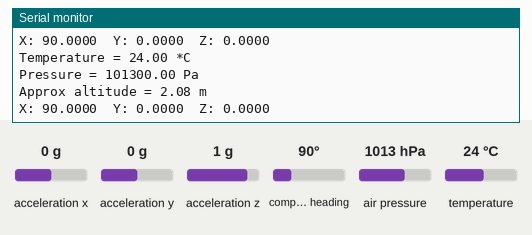
Simulated run of this sketch. Board: Arduino Uno, built with avr-gcc and run on an emulated ATmega328P. Shown: the last lines printed to the serial monitor. The inputs (shaded band) are chosen by the test bench; at power-on: acceleration x 0 g, acceleration y 0 g, acceleration z 1 g, compass heading 90°, air pressure 1013 hPa, temperature 24 °C.

Above: at 2.2 s.
2.3 s: acceleration x set to -1.4 g
At 3.6 s:
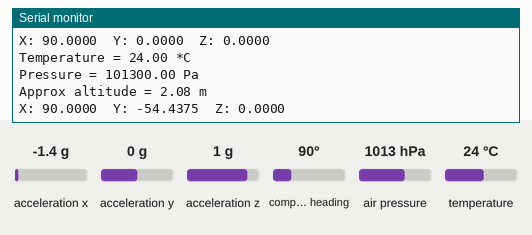
3.8 s: acceleration y set to -1.4 g
At 4.8 s:
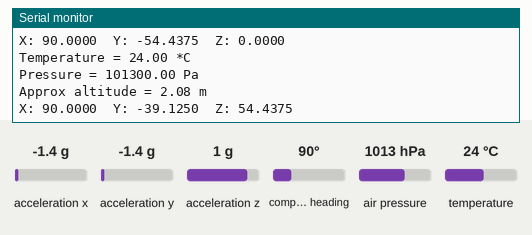
5.3 s: acceleration z set to -1.4 g
At 6.6 s:
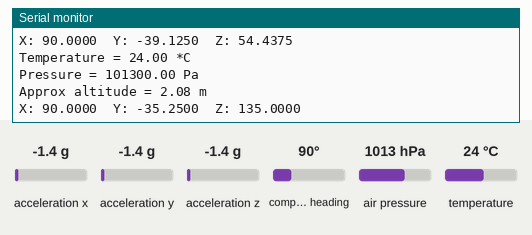
6.8 s: compass heading set to 7°
At 7.5 s:
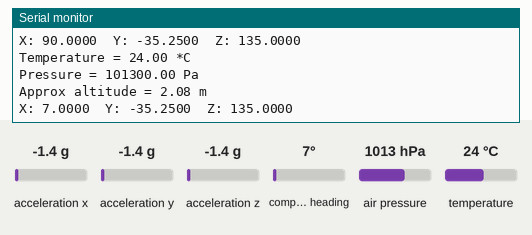
8.3 s: air pressure set to 952 hPa
At 9.7 s:
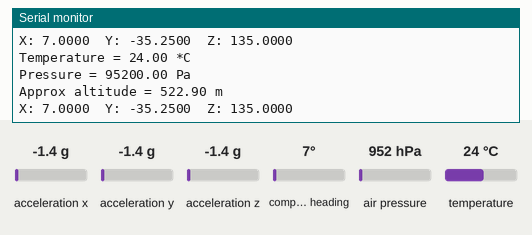
Timing chart, 0 to 10.8 s (numbered marks = the images above; inputs shaded):
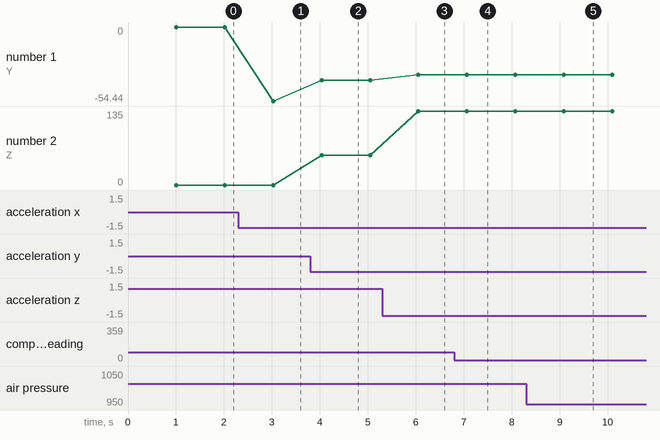

The sketch:

I2C_Example.ino
```cpp
#include <Wire.h>
#include <Adafruit_BMP280.h>

#include <Adafruit_Sensor.h>
#include <Adafruit_BNO055.h>
#include <utility/imumaths.h>

Adafruit_BMP280 bmp;
Adafruit_BNO055 bno = Adafruit_BNO055(55);

void setup() {
  Serial.begin(115200);

  Serial.println(F("BMP280 test"));

  if (!bmp.begin(0x76)) {
    Serial.println(F("Could not find a valid BMP280 sensor, check wiring!"));
    while (1); // death loop
  }

  /* Default settings from datasheet. */
  bmp.setSampling(Adafruit_BMP280::MODE_NORMAL,     /* Operating Mode. */
                  Adafruit_BMP280::SAMPLING_X2,     /* Temp. oversampling */
                  Adafruit_BMP280::SAMPLING_X16,    /* Pressure oversampling */
                  Adafruit_BMP280::FILTER_X16,      /* Filtering. */
                  Adafruit_BMP280::STANDBY_MS_500); /* Standby time. */

  Serial.println("Orientation Sensor Test");

  /* Initialise the sensor */
  if(!bno.begin())
  {
    /* There was a problem detecting the BNO055 ... check your connections */
    Serial.print("Ooops, no BNO055 detected ... Check your wiring or I2C ADDR!");
    while(1);
  }

  delay(1000);

  bno.setExtCrystalUse(true);

}

void loop() {
  Serial.print(F("Temperature = "));
  Serial.print(bmp.readTemperature());
  Serial.println(" *C");

  Serial.print(F("Pressure = "));
  Serial.print(bmp.readPressure());
  Serial.println(" Pa");

  Serial.print(F("Approx altitude = "));
  Serial.print(bmp.readAltitude(1013.25)); /* Adjusted to local forecast! */ // hPa
  Serial.println(" m");

  /* Get a new sensor event */
  sensors_event_t event;
  bno.getEvent(&event);


  /* Display the floating point data */
  Serial.print("X: ");
  Serial.print(event.orientation.x, 4);
  Serial.print("\tY: ");
  Serial.print(event.orientation.y, 4);
  Serial.print("\tZ: ");
  Serial.print(event.orientation.z, 4);
  Serial.println("");

  Serial.println();
  delay(1000);

}
```

Measured:
- after the input at 2.3 s, the serial monitor: prints a new line after 0.73 s (image 1)
- after the input at 3.8 s, the serial monitor: prints a new line after 0.24 s (image 2)
- after the input at 5.3 s, the serial monitor: prints a new line after 0.76 s (image 3)
- after the input at 6.8 s, the serial monitor: prints a new line after 0.27 s (image 4)
- after the input at 8.3 s, the serial monitor: prints a new line after 0.78 s (image 5)
- plotted number 1: 0 → -54.44 after the input at 2.3 s, -54.44 → -39.12 after the input at 3.8 s, -39.12 → -35.25 after the input at 5.3 s
- plotted number 2: 0 → 54.44 after the input at 3.8 s, 54.44 → 135 after the input at 5.3 s
